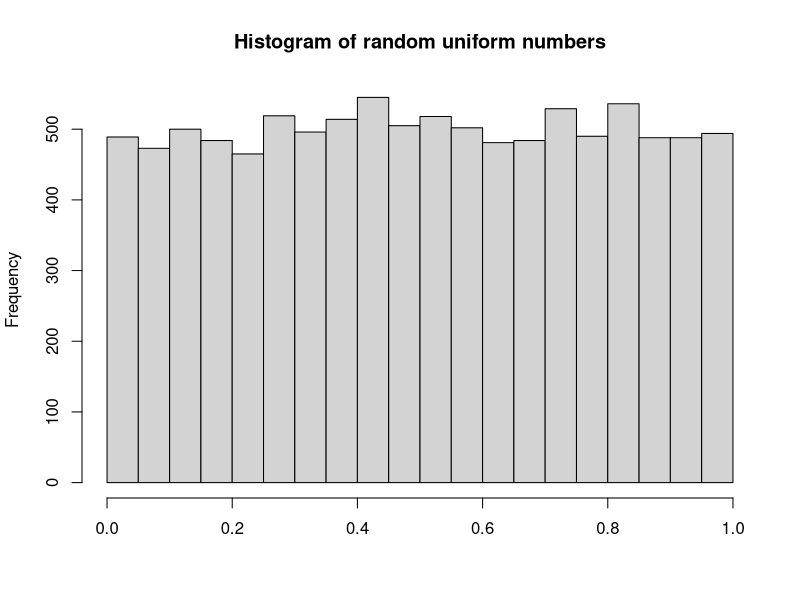
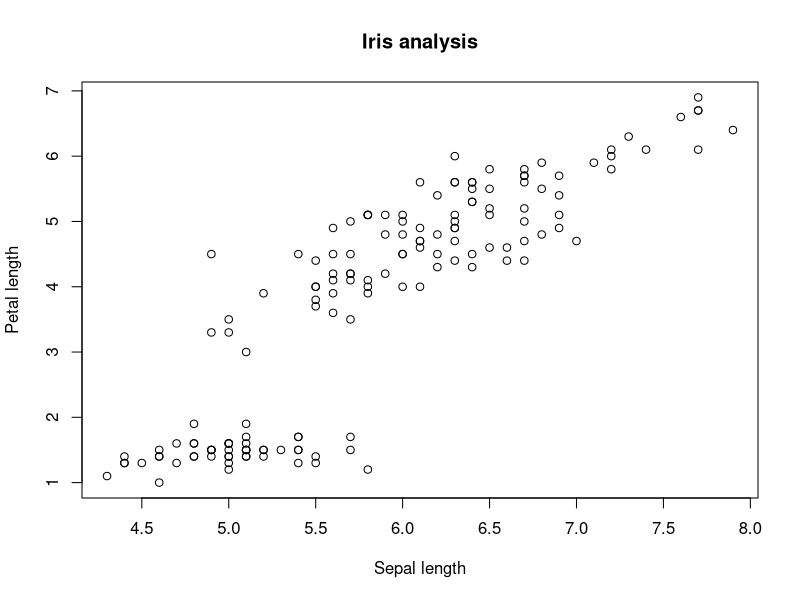
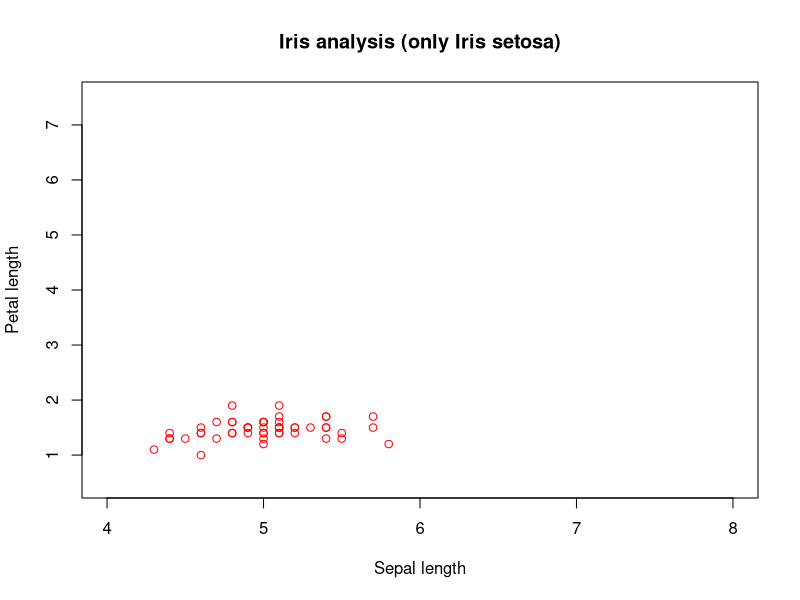
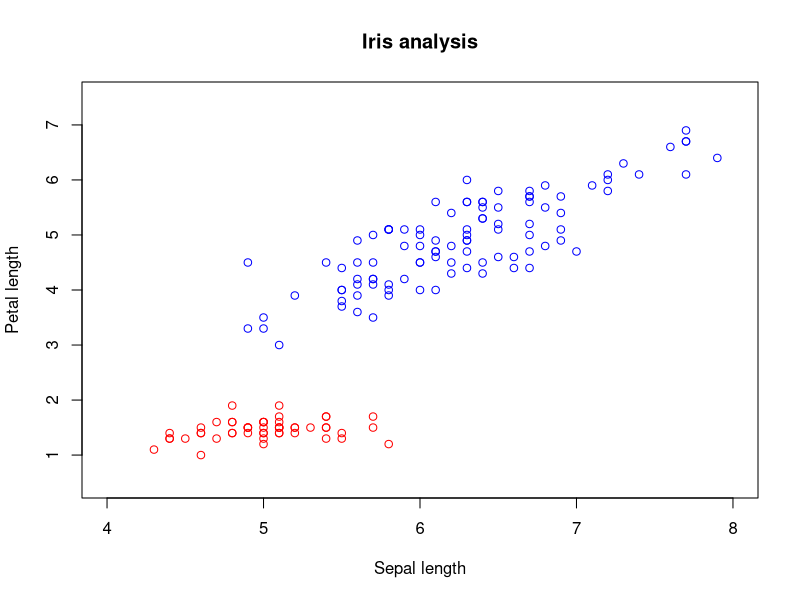
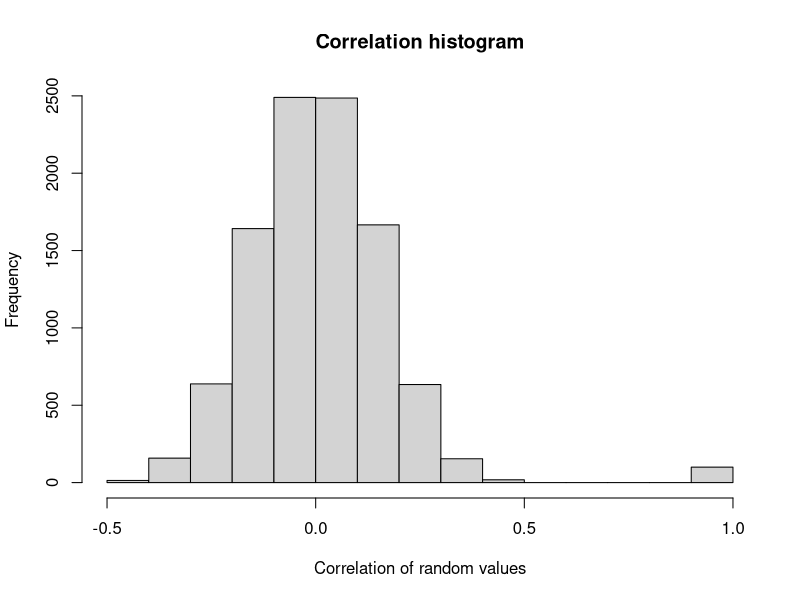
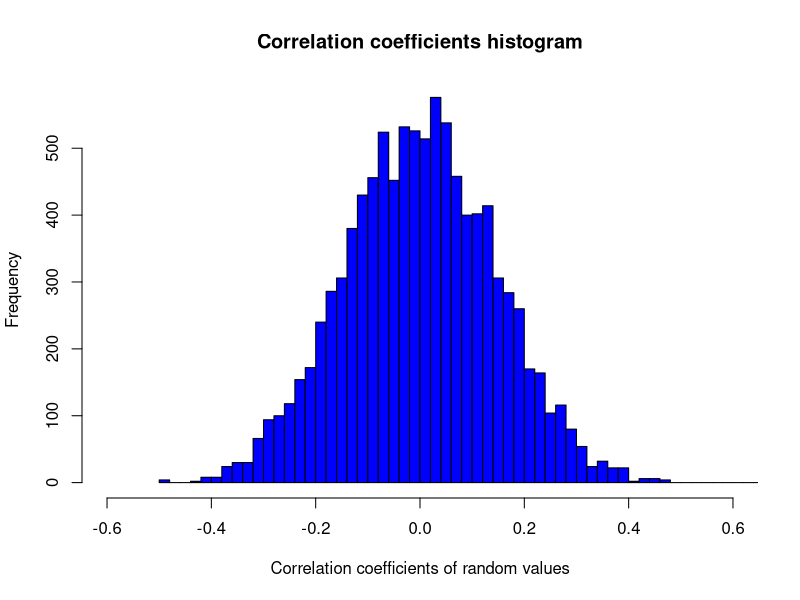
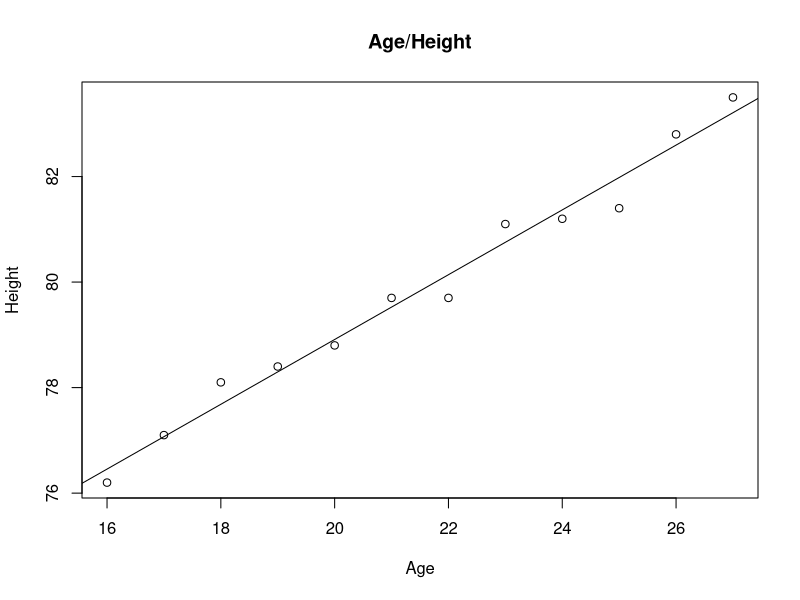

Write R code to recreate these figures, in order.
# Utility functions
printf <- function(...) cat(sprintf(...))

# Assignment 1

printMeanMedianVar <- function(list) {
  print(list)
  printf("mean: %f\n", mean(list))
  printf("median: %f\n", median(list))
  printf("variance: %f\n", var(list))
}

# a
print("1a")
list <- c(0.03, 0.04, 0.05, 0.49, 0.50, 0.59, 0.66, 0.72, 0.83, 1.17)
printMeanMedianVar(list)

# b
print("1b")
list <- 2 * runif(100)
printMeanMedianVar(list)

# c
list <- runif(10000)
hist(list, breaks=20, 
     main = "Histogram of random uniform numbers", xlab = "")


# Assignment 2

printMinMaxMeanMedianDiff <- function (col) {
  printf("min: %f\n", min(col))
  printf("max: %f\n", max(col))
  printf("mean: %f\n", mean(col))
  printf("median: %f\n", median(col))
  printf("abs diff of median and mean: %f\n", abs(mean(col) - median(col)))
}

print("2")
print("Eruptions")
printMinMaxMeanMedianDiff(faithful$eruptions)
print("Waiting")
printMinMaxMeanMedianDiff(faithful$waiting)


# Assigment 3

iris <- read.csv("iris.data")

# a
print("3a")
printf("number of different species: %i\n", length(unique(iris$Species)))
print("number of data entries per species:")
table(iris$Species)

# b
print("3b")
plot(iris$Sepal.length, iris$Petal.length, 
     xlab = "Sepal length", ylab = "Petal length", 
     main = "Iris analysis")

# c
print("3c")
iris_setosa_subset <- subset(iris, Species == "Iris-setosa")
rest_subset <- subset(iris, Species != "Iris-setosa")
plot(iris_setosa_subset$Sepal.length, iris_setosa_subset$Petal.length, 
     col = "red", xlab = "Sepal length", ylab = "Petal length", 
     main = "Iris analysis (only Iris setosa)", 
     xlim = c(4,8), ylim = c(0.5,7.5))

# d
print("3d")
plot(iris_setosa_subset$Sepal.length, iris_setosa_subset$Petal.length, 
     col = "red", xlab = "Sepal length", ylab = "Petal length", 
     main = "Iris analysis", xlim = c(4,8), ylim = c(0.5,7.5))
points(rest_subset$Sepal.length, rest_subset$Petal.length, 
       col = "blue")


# Assigment 4

print("4")
mat_4 <- matrix(runif(50 * 100), ncol = 100) 
cor_4 <- cor(mat_4)
hist(cor_4, xlab = "Correlation of random values", 
     main = "Correlation histogram")

hist(cor_4, breaks = 100, xlim = c(-.6, .6), 
     col = "blue", xlab = "Correlation coefficients of random values", 
     main = "Correlation coefficients histogram")


# Assignment 5

print("5")
age <- c(16, 17, 18, 19, 20, 21, 22, 23, 24, 25, 26, 27)
height <- c(76.2, 77.1, 78.1, 78.4, 78.8, 79.7, 79.7, 81.1, 81.2, 81.4, 82.8, 83.5)

print("linear model: height ~ age")
print(lm(height ~ age))

plot(age, height, xlab = "Age", ylab = "Height", main = "Age/Height")
abline(lm(height~age))

